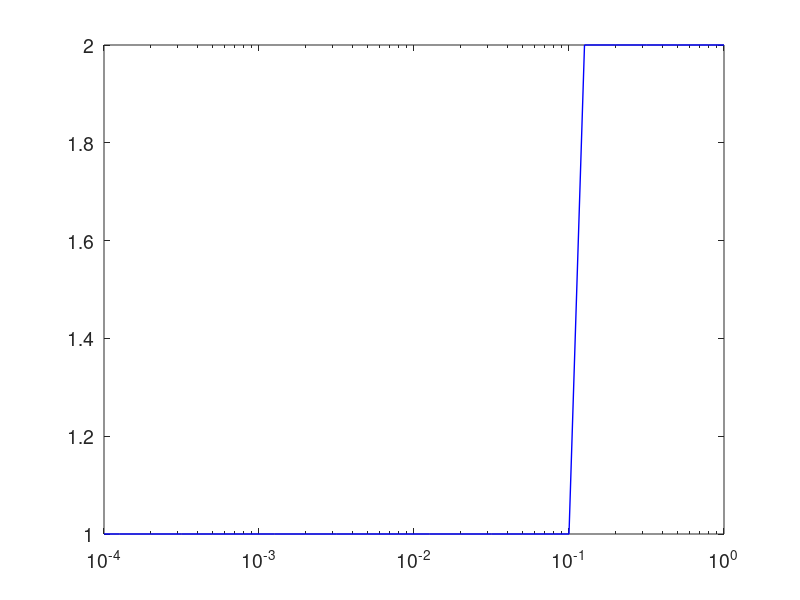

Write MATLAB code to recreate this figure. (Note: this script raises an error after producing the figure.)
clc
clearvars
close all

%% Generating signal
Fs = 1000;
t = 0:1/Fs:1;
N = length(t);
window_length = 125;
K = (window_length + 1)/2;
overlap_length = window_length - 1;
sample_shift = window_length - overlap_length;
Nframes = floor((N - window_length)/sample_shift) + 1;
A = -4:0.1:0;

num_comps = zeros(length(A),1);
for i = 1:length(A)
    signal = sin(2*pi*40*t) + 10^(A(i))*sin(2*pi*30*t);
    for fr = 17
        sig = signal((fr-1)*sample_shift+1:(fr-1)*sample_shift+window_length);
        X = hankel(sig(1:K),sig(K:end));
        [U,V] = eig(X);
        V2 = abs(diag(V));
        for j = 1:floor(K/2)
            if V2(j) >= (0.1)*max(V2) || V2(end-j+1) >= (0.1)*max(V2)
                num_comps(i) = num_comps(i) + 1;
            end
        end
    end
end

fsize = 14;
figure('DefaultAxesFontSize',fsize);
semilogx(10.^(A),num_comps,'b','LineWidth',1)
xlim([10^(A(1)),10^(A(end))])
xticks([10^(-4), 10^(-3), 10^(-2), 10^(-1), 10^(0)])
xlabel('$A$', Interpreter='latex')
ylabel('$N_{\textrm{pair}}$', Interpreter='latex')

num_comps = zeros(length(A),1);
for i = 1:length(A)
    signal = sin(2*pi*40*t) + 10^(A(i))*sin(2*pi*30*t);
    for fr = 17
        sig = signal((fr-1)*sample_shift+1:(fr-1)*sample_shift+window_length);
        X = hankel(sig(1:K),sig(K:end));
        [U,V] = eig(X);
        V2 = abs(diag(V));
        for j = 1:floor(K/2)
            if V2(j) >= (0.01)*max(V2) || V2(end-j+1) >= (0.01)*max(V2)
                num_comps(i) = num_comps(i) + 1;
            end
        end
    end
end

figure('DefaultAxesFontSize',fsize);
semilogx(10.^(A),num_comps,'b','LineWidth',1)
xlim([10^(A(1)),10^(A(end))])
xticks([10^(-4), 10^(-3), 10^(-2), 10^(-1), 10^(0)])
xlabel('$A$', Interpreter='latex')
ylabel('$N_{\textrm{pair}}$', Interpreter='latex')


%% Plot of MDL-based threshold

% num_comps = zeros(length(A),1);
% for i = 1:length(A)
%     signal = sin(2*pi*40*t) + exp(A(i))*sin(2*pi*30*t);
%     signal = signal';
%     X = hankel(signal(1:501),signal(501:end));
%     [U,V] = eig(X);
%     num_comps(i) = MDL_sig_ev(U,V,signal);
% end
%
% subplot(1,2,2)
% semilogx(exp(A),num_comps)
